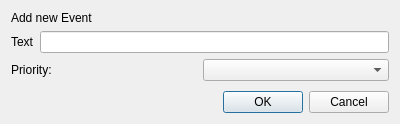
<?xml version="1.0" encoding="UTF-8"?>
<ui version="4.0">
 <class>EventDialog</class>
 <widget class="QDialog" name="EventDialog">
  <property name="geometry">
   <rect>
    <x>0</x>
    <y>0</y>
    <width>400</width>
    <height>124</height>
   </rect>
  </property>
  <property name="windowTitle">
   <string>Dialog</string>
  </property>
  <layout class="QVBoxLayout" name="verticalLayout">
   <item>
    <widget class="QLabel" name="label_3">
     <property name="text">
      <string>Add new Event</string>
     </property>
    </widget>
   </item>
   <item>
    <layout class="QHBoxLayout" name="horizontalLayout">
     <item>
      <widget class="QLabel" name="label">
       <property name="text">
        <string>Text</string>
       </property>
      </widget>
     </item>
     <item>
      <widget class="QLineEdit" name="lineEdit"/>
     </item>
    </layout>
   </item>
   <item>
    <layout class="QHBoxLayout" name="horizontalLayout_3">
     <item>
      <widget class="QLabel" name="label_2">
       <property name="text">
        <string>Priority:</string>
       </property>
      </widget>
     </item>
     <item>
      <widget class="QComboBox" name="comboBox"/>
     </item>
    </layout>
   </item>
   <item>
    <spacer name="verticalSpacer">
     <property name="orientation">
      <enum>Qt::Vertical</enum>
     </property>
     <property name="sizeHint" stdset="0">
      <size>
       <width>20</width>
       <height>40</height>
      </size>
     </property>
    </spacer>
   </item>
   <item>
    <widget class="QDialogButtonBox" name="buttonBox">
     <property name="orientation">
      <enum>Qt::Horizontal</enum>
     </property>
     <property name="standardButtons">
      <set>QDialogButtonBox::Cancel|QDialogButtonBox::Ok</set>
     </property>
    </widget>
   </item>
  </layout>
 </widget>
 <resources/>
 <connections>
  <connection>
   <sender>buttonBox</sender>
   <signal>accepted()</signal>
   <receiver>EventDialog</receiver>
   <slot>accept()</slot>
   <hints>
    <hint type="sourcelabel">
     <x>248</x>
     <y>254</y>
    </hint>
    <hint type="destinationlabel">
     <x>157</x>
     <y>274</y>
    </hint>
   </hints>
  </connection>
  <connection>
   <sender>buttonBox</sender>
   <signal>rejected()</signal>
   <receiver>EventDialog</receiver>
   <slot>reject()</slot>
   <hints>
    <hint type="sourcelabel">
     <x>316</x>
     <y>260</y>
    </hint>
    <hint type="destinationlabel">
     <x>286</x>
     <y>274</y>
    </hint>
   </hints>
  </connection>
 </connections>
</ui>
